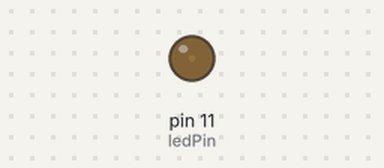
Simulated run of this sketch. Board: Arduino Uno, built with avr-gcc and run on an emulated ATmega328P. On the bench: output pins drawn as LEDs (lit = HIGH).

Above: at 0.05 s.
At 1.05 s:
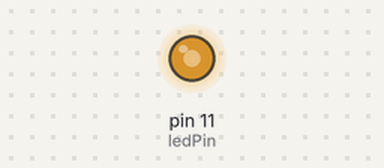
At 2.1 s:
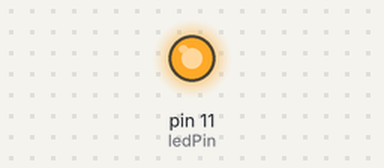
At 4.2 s:
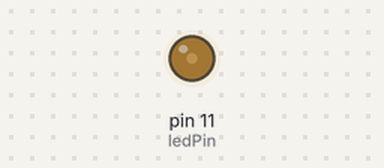
Timing chart, 0 to 5.9 s (numbered marks = the images above):
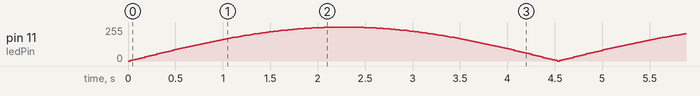

The sketch:

projeto07.ino
```cpp
// Projeto 07 - Lâmpada pulsante

byte ledPin = 11;
float sinVal;
int ledVal;

void setup()
{
  pinMode(ledPin, OUTPUT);
}

void loop()
{
  for (byte x; x<180; x++) {
    // Converte graus para radianos e, então, obtém o valor do seno
    sinVal = (sin(x*(3.1416/180)));
    ledVal = int(sinVal*255);
    analogWrite(ledPin, ledVal);
    delay(25);
  }
}
```
